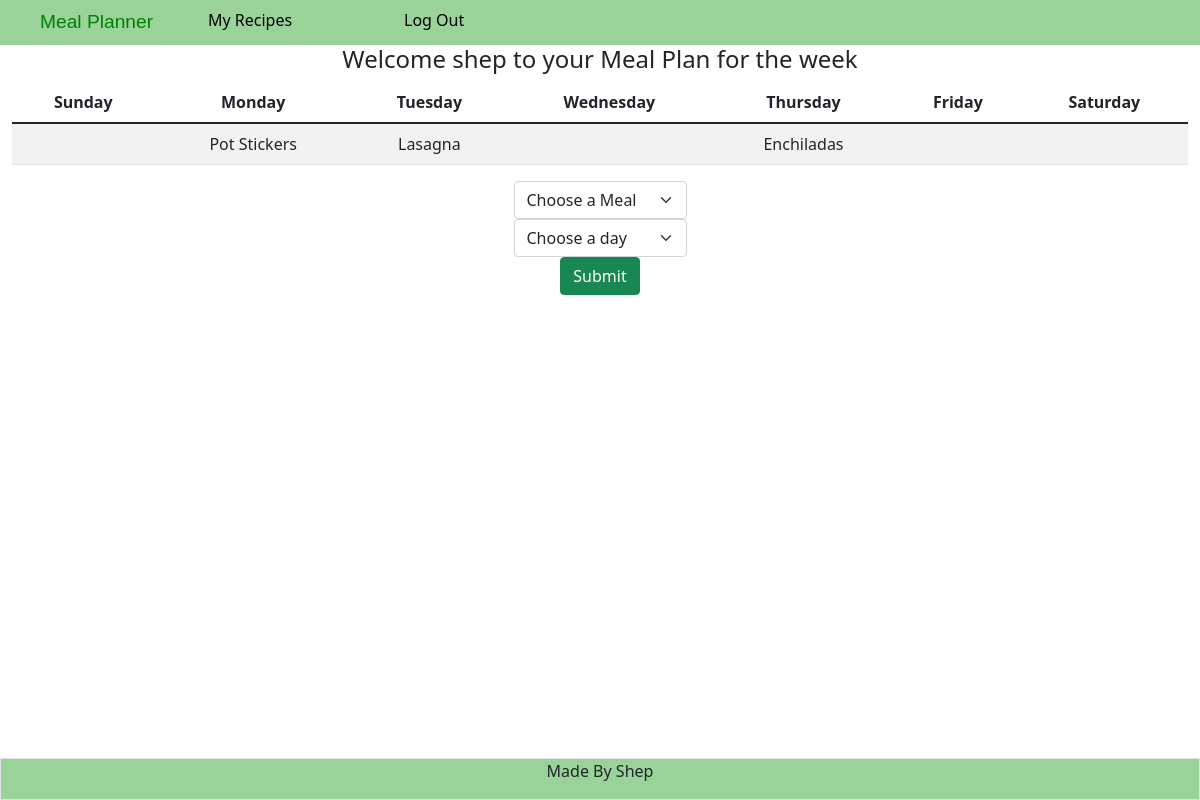
The page / (signed in) on the database its author committed.
### tables this page shows
CREATE TABLE cookbook(person_id INTEGER FORIEGN KEY REFERENCES users(person_id), meal_id INTEGER FORIEN KEY REFERENCES meal_items(meal_id), day INTEGER);

CREATE TABLE meal_items (meal_id INTEGER PRIMARY KEY AUTOINCREMENT, meal_name TEXT NOT NULL, is_easy BOOL);

### app.py (the view)
@app.route("/")
@login_required
def index():
    meal_plan =[] #empty list to hold meals that are associated with a day
    user_name = session['name']
    user_id = session['user_id']
    print(user_name, user_id)
    db = get_db()
    request = db.cursor().execute("SELECT meal_name, meal_items.meal_id, cookbook.day FROM meal_items JOIN cookbook ON meal_items.meal_id = cookbook.meal_id WHERE cookbook.person_id == (?)", [session['user_id']])
    user_meals = request.fetchall()
    print(user_meals)
    for meals in user_meals:
        if meals[2] is not None:
            meal_plan.append(meals)
    print(meal_plan)
    db.close()
    return render_template("index.html", user_name = user_name, meals = user_meals, meal_plan = meal_plan)

### app.py (called while the page is built)
def login_required(f):
    @wraps(f)
    def decorated_function(*args, **kwargs):
        if session.get("user_id") is None:
            return redirect("/login")
        return f(*args, **kwargs)
    return decorated_function

### templates/index.html (shortened to what this page needs)
{% extends "layout.html" %}
{% block main %}
<container>
    <h4 class="justify-center">Welcome {{ user_name }} to your Meal Plan for the week</h4>
    <div>
        <table class="table table-striped">
            <thead>
                <tr>
                    <th>Sunday</th>
                    <th>Monday</th>
                    <th>Tuesday</th>
                    <th>Wednesday</th>
                    <th>Thursday</th>
                    <th>Friday</th>
                    <th>Saturday</th>
                </tr>
            </thead>
            <tbody>
                <td id="sunday">
                    </td>
                <td id="monday">{% for meal in meal_plan%}
                    {% if meal[2] == 1 %}
                        {{ meal[0] }}
                    {% endif %}
                {% endfor %}</td>
                <td id="tuesday">{% for meal in meal_plan%}
                    {% if meal[2] == 2 %}
                        {{ meal[0] }}
                    {% endif %}
                {% endfor %}</td>
                <td id="wednesday"></td>
                <td id="thursday">{% for meal in meal_plan%}
                    {% if meal[2] == 4 %}
                        {{ meal[0] }}
                    {% endif %}
                {% endfor %}</td>
                <td id="friday"></td>
                <td id="saturday"></td>
            </tbody>
        </table>
    </div>
    <form action="/mealplan" method="post" class="d-flex flex-coloumn justify-content-center">
        <div class="flex-coloumn">
            <div class="flex-coloumn">
                <select class="form-select" aria-label="mealoptions" name="meal">
                        <option selected>Choose a Meal</option>
                </select>
            </div>
            <div class="flex-coloumn">
                <select class="form-select" aria-label="dayOptions" name="day">
                    <option selected>Choose a day</option>
                </select>
            </div>
            <button class="btn btn-success">Submit</button>
        </div>
    </form>
</container>
{% endblock %}

### static/style.css (style rules this page uses)
body { min-height: 95vh; width: 100%; }

### rows shown on the page
cookbook: meal_name "Pot Stickers"
cookbook: meal_name "Lasagna"
cookbook: meal_name "Enchiladas"

### other values the page prints
{{ user_name }} "shep"
